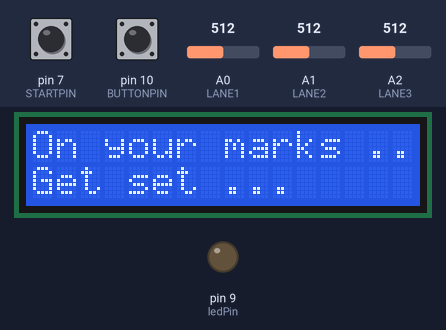
A sketch run on a simulated Arduino Uno, built with avr-gcc and run on an emulated ATmega328P. Shown: 16×2 character LCD, output pins drawn as LEDs (lit = HIGH). Inputs (shaded band) come from the test bench; at power-on: pin 7 (STARTPIN) HIGH, pin 10 (BUTTONPIN) HIGH, A0 (LANE1) = 512, A1 (LANE2) = 512, A2 (LANE3) = 512. What the sketch prints to the serial monitor is not drawn.

Above: at 3.2 s.
3.3 s: pin 7 (STARTPIN) pulled LOW for 0.15 s
At 3.53 s:
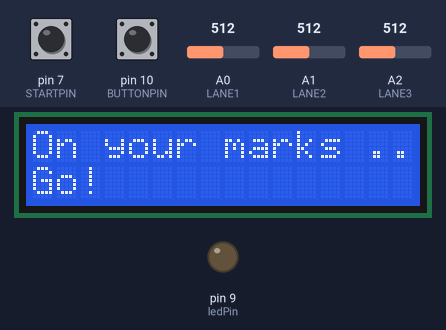
4.0 s: pin 10 (BUTTONPIN) pulled LOW for 0.15 s
At 5.8 s:
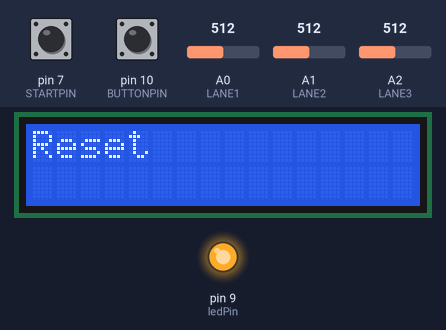
7.1 s: pin 7 (STARTPIN) pulled LOW for 1 s
At 8.61 s:
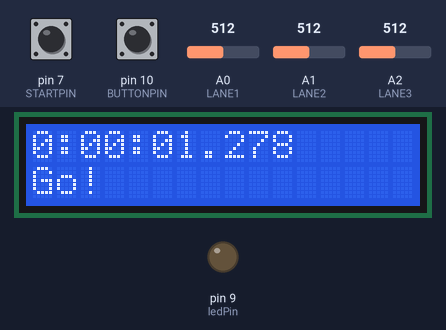
8.7 s: A0 (LANE1) set to 351
11.7 s: A0 (LANE1) set to 324
At 12.99 s:
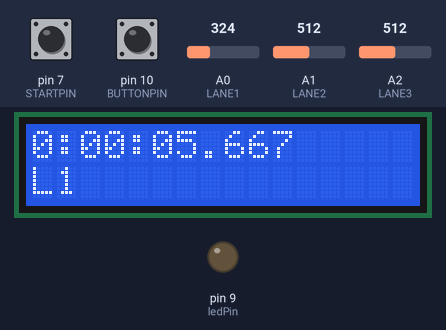
14.3 s: A1 (LANE2) set to 354
15.8 s: A1 (LANE2) set to 329
At 16.02 s:
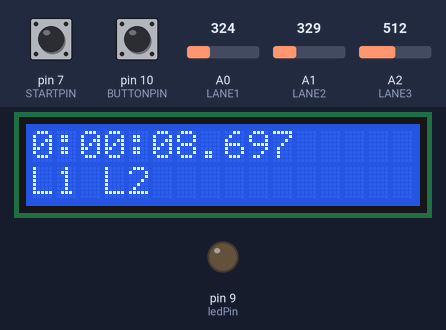
Timing chart, 0 to 18.8 s (numbered marks = the images above; inputs shaded):
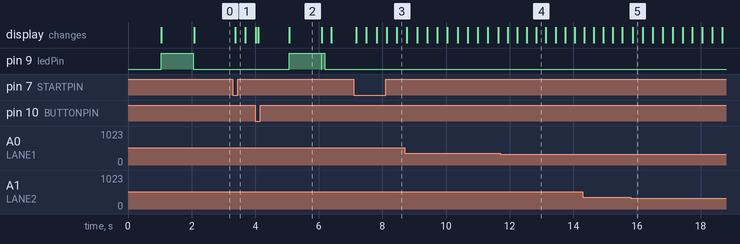

Measured:
- the behaviour switches between 340 and 339 on A0 (LANE1) (found by bisection; images 3 and 4)
- the behaviour switches between 340 and 339 on A1 (LANE2) (found by bisection; images 4 and 5)
- after the input at 3.3 s, the display: changes after 0.08 s (image 1)
- after the input at 4.0 s, pin 9 (ledPin): LOW → HIGH after 1.1 s, → LOW 1.0 s later, → HIGH 0.01 s later, → LOW 0.10 s later; the display: first differs from a run without the input after 0.10 s (image 2 shows a later state)
- after the input at 7.1 s, the display: first changes after 0.08 s (image 3 shows a later state)
- after the input at 11.7 s, the display: first changes after 0.24 s (image 4 shows a later state)
- after the input at 15.8 s, the display: changes after 0.07 s (image 5)

The sketch:

FinishLine.ino
```cpp
/*
 * 2017.01.15 - alan.mckay@gmail.com
 * 2018.11.08 - minor updates to recommend switch to HW interrupts
 *
 * Program to run a Cub Car / Scout Truck track finish line
 * Hardware required :
 *  - Arduino Uno or Sparkfun Redboard
 *  - 16x2 LCD connected in parallel connected as per SIK circuit 15
 *  - potentiometer also as per SIK circuit 15
 *  - simple button from Sparkfun Inventor's Kit (SIK circuit 6)
 *  - 3 x SF QRD1114 Optical Detector https://www.sparkfun.com/products/246
 *    - connected as per details in that link
 *  - magnetic door sensor as per
 *    http://randomnerdtutorials.com/monitor-your-door-using-magnetic-reed-switch-and-arduino/
 * Full circuit diagram to be provided at a later date.
 *
 */

#include <stdio.h>
#include <LiquidCrystal.h>
LiquidCrystal lcd(12,11,5,4,3,2);

// the button is moved from SIK circuit 6 to pin 10
const int BUTTONPIN  = 10;  // pushbutton pin to reset
const int STARTPIN    = 7;  // the door sensor to start the race
const int ledPin      = 9;  // LED pin
const int LANE1       = A0;
const int LANE2       = A1;
const int LANE3       = A2;
const int NUMLANES    = 3;    // Not used - maybe next release
const int NUMSAMPLES  = 3000; // used for calibrating the light sensors

unsigned long int
  milliStart  = 0;    // timestamp of when the race starts

char          myOutput[2][32];

// Important Note : Arduino uses 0-based arrays like C, but
// I am being lazy and not accounting for that - I simply use
// arrays of 4 and do not use the 0 index.  That means this
// really would not be suitable for a 4 lane track

// An earlier version of the program had a reason for tracking how
// many resets there were.  This version really has no reason.
unsigned int
  myResets = 0,
  // myResults stores lane numbers.
  // [0] is the winner
  // [1] is 2nd place
  // [2] is 3rd place
  // yes, I use the 0 index on this one
  myResults[4],
  // when myLanesDone == NUMLANES all cars are in
  myLanesDone = 0;

unsigned long int
  // stores the calibrated baseline for the lane sensors
  myCalibrated[4],
  // as each car finishes, store its time in this guy
  myLaneTime[4];
boolean
  myRaceOn    = 0,
  myRaceOver  = 0,
  // as a lane finishes set this to true
  myLaneDone[4];

// We need a few global variables specifically for
// rotating the display when the race is over

const int
  FINISHFANCY   = 1,      // Set to 0 if you don't want rotating results after finish
  FINISHSTATES  = 4,      // how many states are there at the finish?
  FINISHROTDIS  = 3000;   // rotate display this many milliseconds

boolean
  myFinishRotate  = 0;

int
  myFinishState = 1;      // keep track of which state we are in

unsigned long int
  myFinishRotTime = 0;    // last time we rotated the finish message

void milli2human( char * myOutput, unsigned long int mSec )
/*
 * converts a number of milliseconds to a human readable string
 * H:MM:SS.MMM
 * Hours:Minutes:Seconds.Milliseconds
 *
 * Input :  myOutput - buffer to put it into
 *          milliSec - number of milliseconds
 */
{
  int myHour  = 0,
      myMin   = 0,
      mySec   = 0,
      myMilli = 0;

  // Just keep using modulo to strip off the remainder

  myMilli = mSec % 1000;
  mSec    = mSec / 1000;
  mySec   = mSec % 60;
  mSec    = mSec / 60;
  myMin   = mSec % 60;
  mSec    = mSec / 60;
  myHour  = mSec;

  sprintf( myOutput, "%d:%02d:%02d.%03d", myHour, myMin, mySec, myMilli );
}

void UpdateLED( unsigned int myOnOff )
/*
 * Just turn the LED on or off according to the state
 * Sloppy use of a function, yeah
 */
{
  switch( myOnOff ) {
      case 0:
        digitalWrite( ledPin, LOW );
        break;
      case 1:
        digitalWrite( ledPin, HIGH );
        break;
      default:
        digitalWrite( ledPin, LOW );
        break;
  }
}

void UpdateDisplay( char myDisplay[2][32], boolean myClear = 0 )
/*
 * This will eventually be rewritten to account for different types of displays
 * At which point we'll set a constant for display type or some such thing
 * Right now it assumes a 16x2 LCD in parallel mode
 */
{
  Serial.println( myDisplay[0] );
  Serial.println( myDisplay[1] );
  if ( myClear )
    lcd.clear();
  lcd.setCursor(0,0);
  lcd.print( myDisplay[0] );
  lcd.setCursor(0,1);
  lcd.print( myDisplay[1] );
}

void CalibrateLightSensors()
// We just loop NUMSAMPLES times and take a sample for each iteration
// Compute the average of the samples and use that for our baseline
{
  unsigned long int
    myLoop = 0;

  // Set up the light sensors for the lanes
  pinMode(LANE1, INPUT);
  pinMode(LANE2, INPUT);
  pinMode(LANE3, INPUT);

  // establishing lighting level baselines
  sprintf( myOutput[0], "Calibrating" );
  sprintf( myOutput[1], "Sensors" );
  UpdateDisplay( myOutput, 1 );

  // Be careful not to set NUMSAMPLE too high or
  // you could end up outside the range of
  // unsigned long int (4 bytes IIRC)

  for ( myLoop=0; myLoop < NUMSAMPLES; myLoop++ )
  {
    myCalibrated[1] += analogRead(LANE1);
    myCalibrated[2] += analogRead(LANE2);
    myCalibrated[3] += analogRead(LANE3);
  }
  myCalibrated[1] = myCalibrated[1] / myLoop;
  myCalibrated[2] = myCalibrated[2] / myLoop;
  myCalibrated[3] = myCalibrated[3] / myLoop;
}

void RaceResultsString( char * myString )
// returns the race results up to this point
// e.g. "L2" if only lane 2 has finished
// or "L2 L1" if lane 2 was in first, and lane 1 next
// or "L2 L1 L3" if all 3 cars are in
{
  char myTempStr[32];

  switch( myLanesDone )
  {
  case 1:
    sprintf( myTempStr, "L%d", myResults[0] );
    break;
  case 2:
    sprintf( myTempStr, "L%d L%d", myResults[0], myResults[1] );
    break;
  case 3:
    sprintf( myTempStr, "L%d L%d L%d", myResults[0], myResults[1], myResults[2] );
    break;
  }
  strcpy( myString, myTempStr );
}

int CrossFinishLine( int myLane )
// call me when a car reaches the finish line
// return 0 if this car already crossed the finish line
// or if the race has not yet started
// otherwise return 1
{
  char myTempStr[32];

  // check to make sure the race is running
  if ( myRaceOn == 0 )
    return 0;

  // return if this lane already crossed finish line

  if ( myLaneDone[ myLane ] )
    return 0;

  // record this lane's time
  myLaneTime[myLane]        = millis() - milliStart;

  // set this lane as done
  myLaneDone[myLane]        = 1;

  // record the result and increment done lanes
  myResults[myLanesDone++]  = myLane;

  // put this car's time in the output buffer

  milli2human( myOutput[0], myLaneTime[myLane] );
  RaceResultsString( myOutput[1] );
  UpdateDisplay( myOutput, 1 );

  return 1;
}

void StartRace()
{
  myRaceOn    = 1;
  myRaceOver  = 0;
  milliStart  = millis();
  strcpy( myOutput[1], "Go!" );
  UpdateDisplay( myOutput, 1 );
}

void FinishRace()
{
  char
    myTempStr[32];

  myRaceOn    = 0;
  myRaceOver  = 1;

  if (FINISHFANCY == 0)
  {
    // just display the results - no rotating

    strcpy( myOutput[0], "Race Results" );
    RaceResultsString( myOutput[1] );
    UpdateDisplay( myOutput, 1 );

  } else {

    // rotate the display

    if ( myFinishRotate == 0 )
    {
      myFinishRotTime = millis();
      myFinishRotate  = 1;
    }

    if ( millis() > myFinishRotTime + FINISHROTDIS )
    {
      myFinishRotate  = 0;

      switch (myFinishState)
      {
          case 1:
            strcpy( myOutput[0], "Race Results" );
            RaceResultsString( myOutput[1] );
            UpdateDisplay( myOutput, 1 );
            break;

         case 2:
            strcpy( myOutput[0], "First Place" );
            milli2human( myTempStr, myLaneTime[ myResults[0] ] );
            sprintf( myOutput[1], "L%d %s", myResults[0], myTempStr );
            UpdateDisplay( myOutput, 1 );
            break;

          case 3:
            strcpy( myOutput[0], "Second Place" );
            milli2human( myTempStr, myLaneTime[ myResults[1] ] );
            sprintf( myOutput[1], "L%d %s", myResults[1], myTempStr );
            UpdateDisplay( myOutput, 1 );
            break;

          case 4:
            // I am not sure why but this one stays twice as long as the others
            strcpy( myOutput[0], "Third Place" );
            milli2human( myTempStr, myLaneTime[ myResults[2] ] );
            sprintf( myOutput[1], "L%d %s", myResults[2], myTempStr );
            UpdateDisplay( myOutput, 1 );
            break;
      }

      // change states for next time

      if ( myFinishState++ > FINISHSTATES )
        myFinishState = 1;

    }

  }

  UpdateDisplay( myOutput, 1 );

}

void OnYourMarks()
{
  strcpy( myOutput[0], "On your marks ..." );
  strcpy( myOutput[1], "Get set ..." );
  UpdateDisplay( myOutput, 1 );
}

void setup()
{
  int myLoop  = 0;

  myLanesDone     = 0;
  myRaceOn        = 0;
  myRaceOver      = 0;
  myFinishState   = 1;
  myFinishRotate  = 0;

  // Serial port setup for debug
  Serial.begin(9600);

  // Initialize the LCD
  lcd.begin(16, 2);
  lcd.clear();

  // Set up the pushbutton pins to be an input:
  pinMode(BUTTONPIN, INPUT);
  pinMode(STARTPIN, INPUT);

  // Set up the LED pin to be an output:
  pinMode(ledPin, OUTPUT);

  // Initialize some vars
  for ( myLoop=0; myLoop < 4; myLoop++ )
  {
    myResults[ myLoop ]     = 0;
    myLaneDone[ myLoop ]    = 0;
    myCalibrated[ myLoop ]  = 0;
    myLaneTime[ myLoop ]    = 0;
  }

  CalibrateLightSensors();

  // Flash the LED and say "Reset"
  // Kind of redundant but whatever ...

  UpdateLED(1);
  sprintf( myOutput[0], "Reset" );
  sprintf( myOutput[1], " " );
  UpdateDisplay( myOutput, 1 );
  delay(1000);
  UpdateLED(0);

  // clear the output buffers
  sprintf( myOutput[0], "                               " );
  sprintf( myOutput[1], "                               " );
  UpdateDisplay( myOutput, 1 );
  myResets++;

}

void loop()
{
  int myButton  = 0,
      myStart   = 0,
      oneLane   = 0,
      myLanes[4];

  // read all the input sensors

  myLanes[1]  = analogRead(LANE1);
  myLanes[2]  = analogRead(LANE2);
  myLanes[3]  = analogRead(LANE3);
  myButton    = digitalRead(BUTTONPIN);
  myStart     = digitalRead(STARTPIN);

  // First check for reset button

  if (myButton == LOW)
  {
    setup();
    UpdateLED(1);
    delay(100);
    UpdateLED(0);
  }

  // if the race is over the reset button is required

  if ( myRaceOver == 1 )
  {
    FinishRace();
  } else
  {
    // check to see if the race has started

    if ( myRaceOn == 0 )
    {
      OnYourMarks();
      if (myStart == LOW)
        StartRace();
    } else
    {

      // if the light entering the lane is 2/3 of the calibrated baseline
      // then we assume it is a car crossing the finish line
      // Note we do not check for ties!  Would be great to
      // augment this code to do that

      // 2018.11.08 - replace this loop with a way to launch
      // hardware interrupts for each of the lane sensors and
      // then you don't have to worry about ties.

      for ( oneLane=1; oneLane < 4; oneLane++ )
        if (myLanes[oneLane] < ( myCalibrated[oneLane] ) / 3 * 2 )
          if ( CrossFinishLine( oneLane ) )
            UpdateDisplay( myOutput, 1 );

      // update display line 0 with running time

      milli2human( myOutput[0], millis() - milliStart );
      UpdateDisplay( myOutput, 1 );

      // check to see if race is over

      if ( myLanesDone == NUMLANES )
        FinishRace();
    }
  }

}
```
